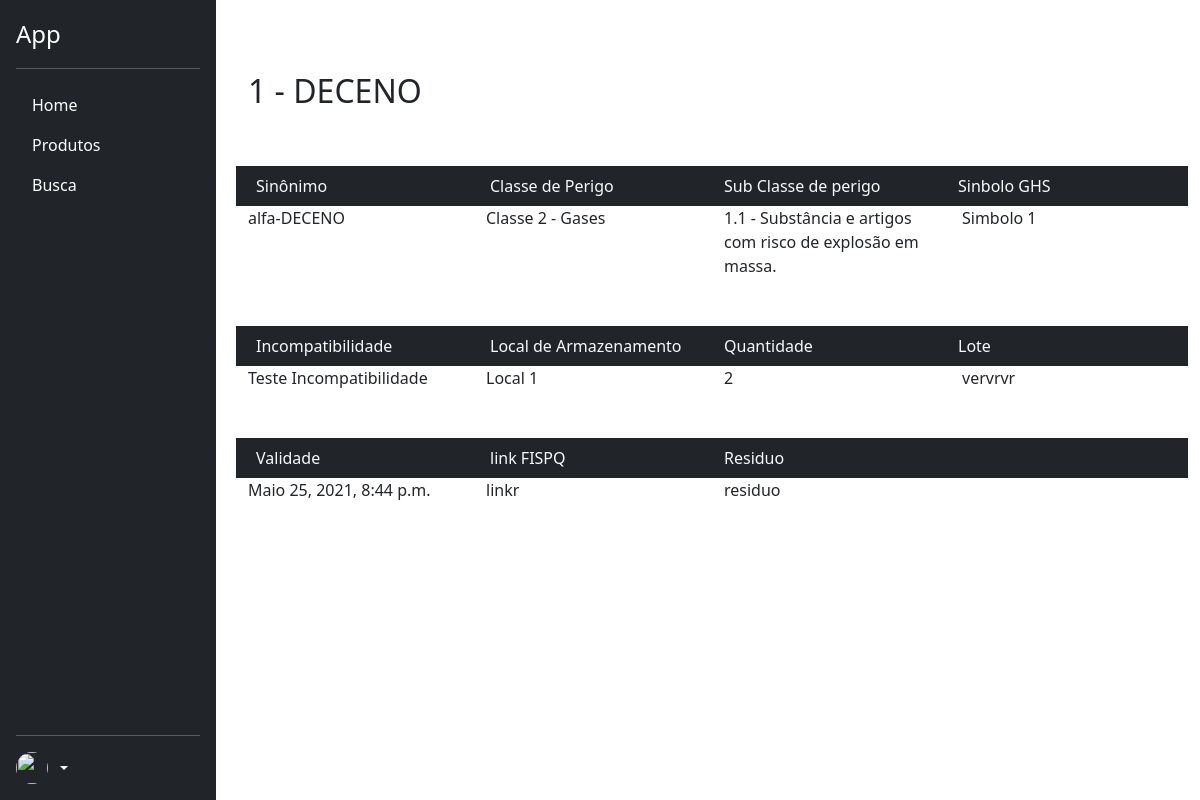
The app's page /produto/3 (signed in) with its own data.
### core/models.py (models this page shows, shortened)
class Produto(models.Model):
    nome = models.CharField('Nome', max_length=100)
    sinonimo = models.CharField('Sinonimo', max_length=100)
    classe_de_perigo = models.ForeignKey(ClasseDePerigo, on_delete=models.CASCADE)
    sub_classe_de_perigo = models.ForeignKey(SubClassesDePerigo, on_delete=models.CASCADE)
    simbolo_ghs = models.ForeignKey(SimboloGHS, on_delete=models.CASCADE)
    incompatibilidade = models.CharField('Incompatibilidade', max_length=100)
    local_armazenamento = models.ForeignKey(LocalArmazenamento, on_delete=models.CASCADE)
    quantidade = models.IntegerField('Quantidade')
    lote = models.CharField('Lote', max_length=100)
    validate = models.DateTimeField('Data de Validade')
    link_FISPQ = models.CharField('link FISPQ', max_length=100)
    residuo = models.CharField('Residuo', max_length=100)

class ClasseDePerigo(models.Model):
    nome = models.CharField('Nome', max_length=100)
    def __str__(self):
        return f'{self.nome}'

class SubClassesDePerigo(models.Model):
    nome = models.CharField('Nome', max_length=500)
    def __str__(self):
        return f'{self.nome}'

class SimboloGHS(models.Model):
    nome = models.CharField('Nome', max_length=100)
    def __str__(self):
        return f'{self.nome}'

class LocalArmazenamento(models.Model):
    nome = models.CharField('Nome', max_length=100)
    def __str__(self):
        return f'{self.nome}'

### core/views.py (the view)
# urls.py: path('produto/<int:id>', views.produto, name='produto'),
@login_required
def produto(request, id):
    produto = Produto.objects.get(id=id)
    context = {
        'produto': produto
    }
    return render(request, "core/produto.html", context)

### core/templates/core/produto.html
{% extends "core/base.html" %}
{% block content %}
<div class="col-10 p-4 ps-5">
  <h2 class="pb-5 pt-5">{{ produto.nome }}</h2>
  <div class="row mb-0 p-2 bg-dark text-light">
    <div class="col-3">Sinônimo</div>
    <div class="col-3">Classe de Perigo</div>
    <div class="col-3">Sub Classe de perigo</div>
    <div class="col-3">Sinbolo GHS</div>
  </div>
  <div class="row mb-5">
    <div class="col-3">{{ produto.sinonimo }}</div>
    <div class="col-3">{{ produto.classe_de_perigo }}</div>
    <div class="col-3">{{ produto.sub_classe_de_perigo }}</div>
    <div class="col-3">{{ produto.simbolo_ghs }}</div>
  </div>
  <div class="row mb-0 p-2 bg-dark text-light">
    <div class="col-3">Incompatibilidade</div>
    <div class="col-3">Local de Armazenamento</div>
    <div class="col-3">Quantidade</div>
    <div class="col-3">Lote</div>
  </div>
  <div class="row mb-5">
    <div class="col-3">{{ produto.incompatibilidade }}</div>
    <div class="col-3">{{ produto.local_armazenamento }}</div>
    <div class="col-3">{{ produto.quantidade }}</div>
    <div class="col-3">{{ produto.lote }}</div>
  </div>
    <div class="row mb-0 p-2 bg-dark text-light">
    <div class="col-3">Validade</div>
    <div class="col-3">link FISPQ</div>
    <div class="col-3">Residuo</div>
    <div class="col-3"></div>
  </div>
  <div class="row mb-5">
    <div class="col-3">{{ produto.validate }}</div>
    <div class="col-3">{{ produto.link_FISPQ }}</div>
    <div class="col-3">{{ produto.residuo }}</div>
    <div class="col-3"></div>
  </div>
</div>
{% endblock %}

### core/static/main.css (style rules this page uses)
html, body { height: 100%; }
body { margin: 0; font-family: var(--bs-font-sans-serif); font-size: 1rem; font-weight: 400; line-height: 1.5; color: #212529; background-color: #fff; -webkit-text-size-adjust: 100%; -webkit-tap-highlight-color: transparent; }
.bg-dark { background-color: #212529!important; }

### records on screen
Produto: nome "1 - DECENO", sinonimo "alfa-DECENO", classe_de_perigo "Classe 2 - Gases", sub_classe_de_perigo "1.1 - Substância e artigos com risco de explosão em massa.", simbolo_ghs "Simbolo 1", incompatibilidade "Teste Incompatibilidade", local_armazenamento "Local 1", quantidade "2", lote "vervrvr", validate "Maio 25, 2021, 8:44 p.m.", link_FISPQ "linkr", residuo "residuo"
